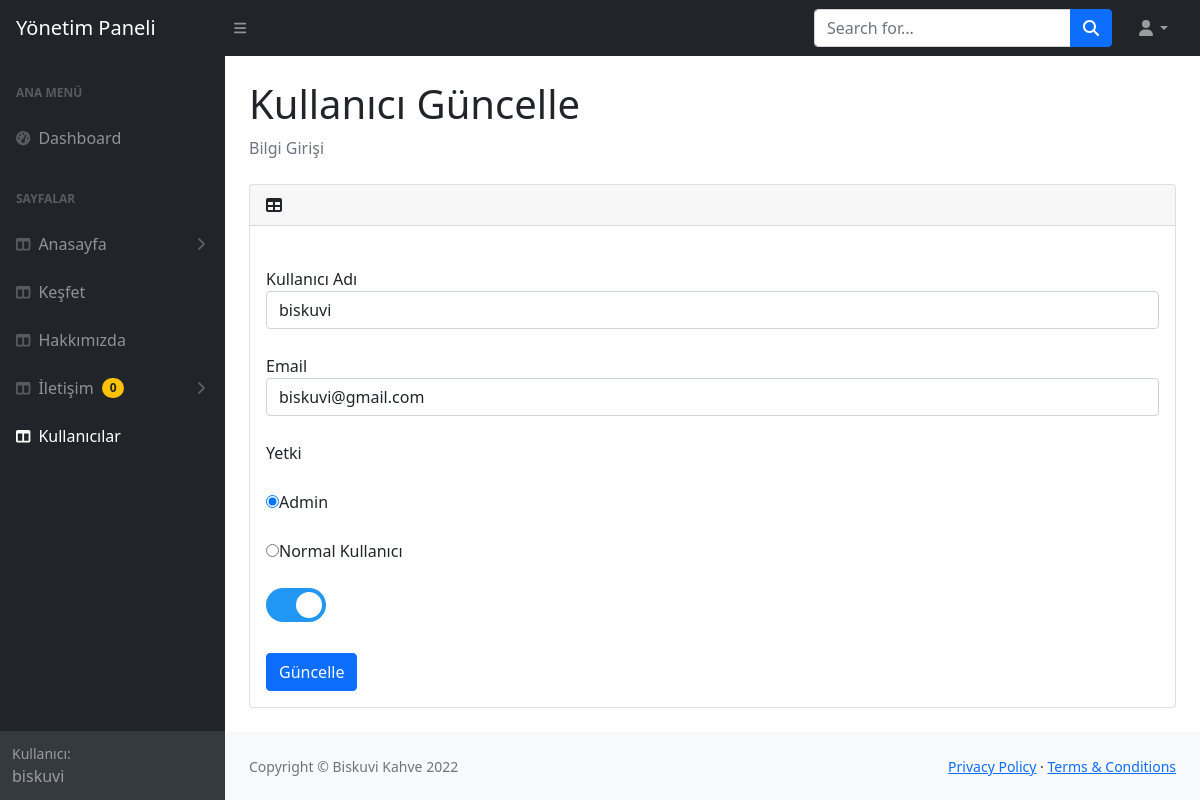
Screenshot of /admin/kullaniciGuncelle.php?id=1 (signed in) with the database file from the repository.
### tables this page shows
CREATE TABLE IF NOT EXISTS `kullanici` (
  `id` int(11) NOT NULL AUTO_INCREMENT,
  `kadi` char(50) NOT NULL,
  `parola` char(200) NOT NULL,
  `yetki` tinyint(4) NOT NULL DEFAULT '0',
  `email` char(50) NOT NULL,
  `aktif` tinyint(4) NOT NULL DEFAULT '0',
  PRIMARY KEY (`id`)
);

### admin/kullaniciGuncelle.php (the view, shortened to what this page needs)
<?php
include("inc/ahead.php");
$sorgu = $baglanti->prepare("select * from kullanici where id=:id");
$sorgu->execute(['id' => $_GET['id']]);
$sonuc = $sorgu->fetch();
?>
<main>
    <div class="container-fluid px-4">
        <h1 class="mt-4">Kullanıcı Güncelle</h1>
        <ol class="breadcrumb mb-4">
            <li class="breadcrumb-item active">Bilgi Girişi</li>
        </ol>
        <div class="card mb-4">
            <div class="card-header">
                <i class="fas fa-table me-1"></i>
            </div>
            <div class="card-body">
                <form action="" method="post" enctype="multipart/form-data">
                    <div class="form-group">
                        <label>Kullanıcı Adı</label>
                        <input type="text" name="kadi" required class="form-control" value="<?= $sonuc["kadi"] ?>">
                    </div>
                    <div class=" form-group">
                        <label>Email</label>
                        <input type="email" name="email" class="form-control" value="<?= $sonuc["email"] ?>">
                    </div>
                    <div class="form-group">
                        <label>Yetki</label> <br>
                        <label> <input type="radio" name="yetki" value="1" <?= $sonuc['yetki'] == '1' ? 'checked' : '' ?>>Admin</label><br>
                        <label><input type="radio" name="yetki" value="2" <?= $sonuc['yetki'] == '2' ? 'checked' : '' ?>>Normal Kullanıcı</label>
                    </div>
                    <div class="form-group">
                        <link href="css/switch.css" rel="stylesheet" />
                        <label class="switch" style="margin-top: 25px;">
                            <span class="slider round"></span>
                        </label>
                    </div>
                    <div class="form-group">
                        <input type="submit" value="Güncelle" class="btn btn-primary">
                    </div>
                </form>
            </div>
        </div>
    </div>
</main>
<?php
include("inc/afooter.php")
?>

### admin/css/switch.css (style rules this page uses)
.slider { position: absolute; cursor: pointer; top: 0; left: 0; right: 0; bottom: 0; background-color: #ccc; -webkit-transition: .4s; transition: .4s; }
.slider:before { position: absolute; content: ""; height: 26px; width: 26px; left: 4px; bottom: 4px; background-color: white; -webkit-transition: .4s; transition: .4s; }
input:checked+.slider { background-color: #2196F3; }
input:checked+.slider:before { -webkit-transform: translateX(26px); -ms-transform: translateX(26px); transform: translateX(26px); }
.slider.round { border-radius: 34px; }
.slider.round:before { border-radius: 50%; }

### admin/inc/ahead.php (style rules this page uses)
.form-group label { padding-top: 25px; }
.form-group input[type=submit] { margin-top: 25px; }

### rows the page displays
kullanici: kadi "biskuvi", email "biskuvi@gmail.com", yetki "☑ Admin", yetki "☐ Normal Kullanıcı"

### other values shown
$sonucOkundu["sayi"] "0"
$_SESSION["kadi"] "biskuvi"
